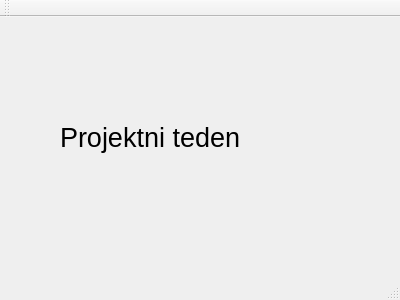
<?xml version="1.0" encoding="UTF-8"?>
<ui version="4.0">
 <class>MainWindow</class>
 <widget class="QMainWindow" name="MainWindow">
  <property name="geometry">
   <rect>
    <x>0</x>
    <y>0</y>
    <width>400</width>
    <height>300</height>
   </rect>
  </property>
  <property name="windowTitle">
   <string>MainWindow</string>
  </property>
  <widget class="QWidget" name="centralWidget">
   <widget class="QLabel" name="label">
    <property name="geometry">
     <rect>
      <x>60</x>
      <y>70</y>
      <width>211</width>
      <height>101</height>
     </rect>
    </property>
    <property name="font">
     <font>
      <pointsize>20</pointsize>
     </font>
    </property>
    <property name="text">
     <string>Projektni teden</string>
    </property>
   </widget>
  </widget>
  <widget class="QMenuBar" name="menuBar">
   <property name="geometry">
    <rect>
     <x>0</x>
     <y>0</y>
     <width>400</width>
     <height>21</height>
    </rect>
   </property>
  </widget>
  <widget class="QToolBar" name="mainToolBar">
   <attribute name="toolBarArea">
    <enum>TopToolBarArea</enum>
   </attribute>
   <attribute name="toolBarBreak">
    <bool>false</bool>
   </attribute>
  </widget>
  <widget class="QStatusBar" name="statusBar"/>
 </widget>
 <layoutdefault spacing="6" margin="11"/>
 <resources/>
 <connections/>
</ui>
